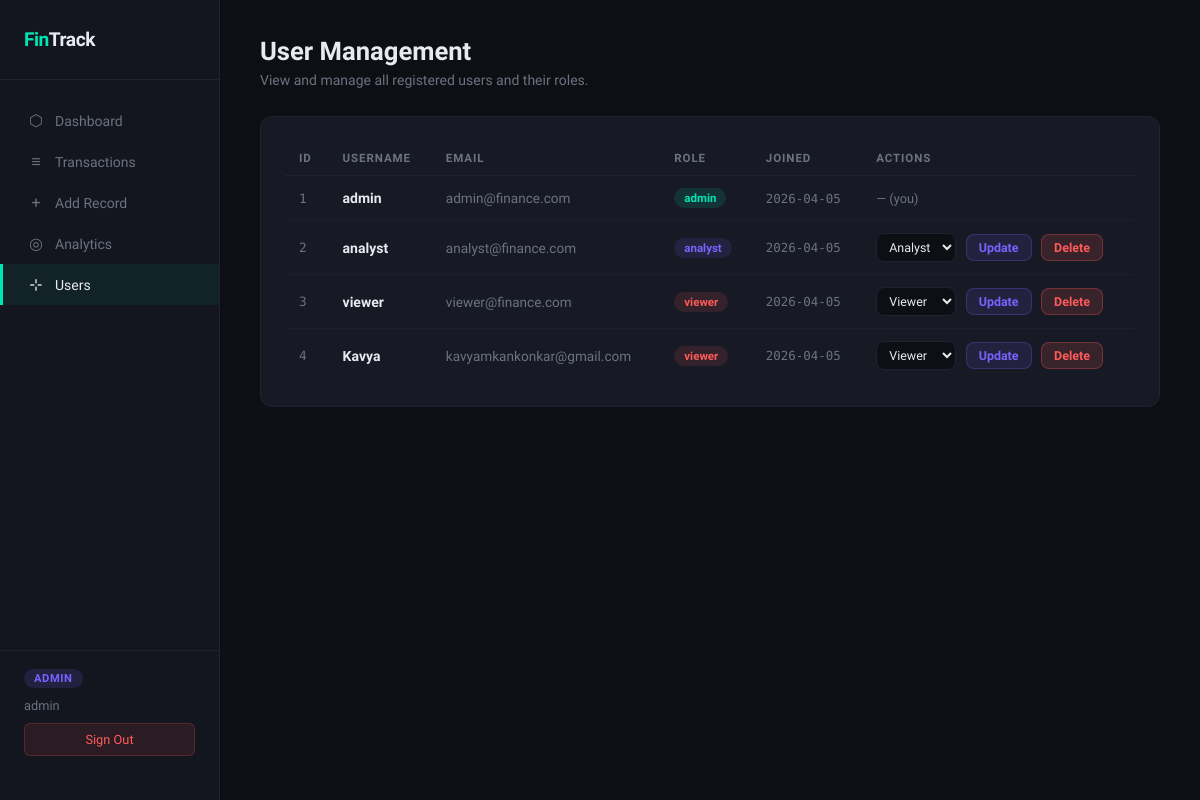
Page /admin/users (signed in) on the committed database.
### app/models/models.py (models this page shows, shortened)
class User(db.Model, UserMixin):
    __tablename__ = "users"
    id = db.Column(db.Integer, primary_key=True)
    username = db.Column(db.String(80), unique=True, nullable=False)
    email = db.Column(db.String(120), unique=True, nullable=False)
    password = db.Column(db.String(200), nullable=False)
    role = db.Column(db.String(20), nullable=False, default="viewer")  # viewer, analyst, admin
    created_at = db.Column(db.DateTime, default=datetime.utcnow)
    transactions = db.relationship("Transaction", backref="owner", lazy=True)

### app/routes/admin.py (the view)
@admin_bp.route("/admin/users")
@login_required
@admin_required
def manage_users():
    users = User.query.all()
    return render_template("admin_users.html", users=users)

### app/models/models.py (called while the page is built)
@login_manager.user_loader
def load_user(user_id):
    return User.query.get(int(user_id))

### app/routes/admin.py (called while the page is built)
def admin_required(f):
    from functools import wraps
    @wraps(f)
    def decorated(*args, **kwargs):
        if not current_user.is_authenticated or current_user.role != "admin":
            flash("Admin access required.", "error")
            return redirect(url_for("transactions.dashboard"))
        return f(*args, **kwargs)
    return decorated

### app/templates/admin_users.html (shortened to what this page needs)
{% extends "base.html" %}
{% block content %}
<div class="page-title">User Management</div>
<div class="page-sub">View and manage all registered users and their roles.</div>
<div class="card">
  <table>
    <thead>
      <tr>
        <th>ID</th>
        <th>Username</th>
        <th>Email</th>
        <th>Role</th>
        <th>Joined</th>
        <th>Actions</th>
      </tr>
    </thead>
    <tbody>
      {% for user in users %}
      <tr>
        <td style="font-family:'DM Mono',monospace;color:var(--muted);font-size:0.8rem">{{ user.id }}</td>
        <td style="font-weight:600">{{ user.username }}</td>
        <td style="color:var(--muted);font-size:0.85rem">{{ user.email }}</td>
        <td>
          <span class="badge {{ 'income' if user.role == 'admin' else ('expense' if user.role == 'viewer' else '') }}"
            style="{{ 'background:rgba(123,97,255,0.12);color:#7b61ff' if user.role == 'analyst' }}">
            {{ user.role }}
          </span>
        </td>
        <td style="font-family:'DM Mono',monospace;font-size:0.78rem;color:var(--muted)">{{ user.created_at.strftime('%Y-%m-%d') }}</td>
        <td>
          {% if user.id != current_user.id %}
          <form method="POST" action="{{ url_for('admin.change_role', user_id=user.id) }}" style="display:inline;gap:8px">
            <select name="role" style="padding:5px 8px;font-size:0.78rem;width:auto">
              <option value="viewer" {{ 'selected' if user.role == 'viewer' }}>Viewer</option>
              <option value="analyst" {{ 'selected' if user.role == 'analyst' }}>Analyst</option>
            </select>
            <button type="submit" class="btn btn-sm btn-edit" style="margin-left:6px">Update</button>
          </form>
          <form method="POST" action="{{ url_for('admin.delete_user', user_id=user.id) }}" style="display:inline;margin-left:6px" onsubmit="return confirm('Delete user {{ user.username }}?')">
            <button type="submit" class="btn btn-sm btn-danger">Delete</button>
          </form>
          {% else %}
          <span style="color:var(--muted);font-size:0.8rem">— (you)</span>
          {% endif %}
        </td>
      </tr>
      {% endfor %}
    </tbody>
  </table>
</div>
{% endblock %}

### app/templates/base.html (shortened to what this page needs)
<!DOCTYPE html>
<html lang="en">
<head>
</head>
<body>
{% if current_user.is_authenticated %}
<nav class="sidebar">
  <div class="logo">Fin<span>Track</span></div>
  <div class="nav">
    <a href="{{ url_for('transactions.dashboard') }}" class="{{ 'active' if request.endpoint == 'transactions.dashboard' }}">
      <span class="icon">⬡</span> Dashboard
    </a>
    <a href="{{ url_for('transactions.list_transactions') }}" class="{{ 'active' if request.endpoint == 'transactions.list_transactions' }}">
      <span class="icon">≡</span> Transactions
    </a>
    {% if current_user.role in ['analyst', 'admin'] %}
    <a href="{{ url_for('transactions.add_transaction') }}" class="{{ 'active' if request.endpoint == 'transactions.add_transaction' }}">
      <span class="icon">+</span> Add Record
    </a>
    <a href="{{ url_for('summary.summary') }}" class="{{ 'active' if request.endpoint == 'summary.summary' }}">
      <span class="icon">◎</span> Analytics
    </a>
    {% endif %}
    {% if current_user.role == 'admin' %}
    <a href="{{ url_for('admin.manage_users') }}" class="{{ 'active' if request.endpoint == 'admin.manage_users' }}">
      <span class="icon">⊹</span> Users
    </a>
    {% endif %}
  </div>
  <div class="sidebar-footer">
    <div class="role-badge">{{ current_user.role }}</div>
    <div class="sidebar-user">{{ current_user.username }}</div>
    <a href="{{ url_for('auth.logout') }}" class="btn-logout">Sign Out</a>
  </div>
</nav>
<div class="main">
  {% block content %}{% endblock %}
</div>
{% else %}
{% block auth %}{% endblock %}
{% endif %}
</body>
</html>

### app/templates/base.html (style rules this page uses)
:root { --bg: #0d0f14; --surface: #13161e; --border: #1f2330; --accent: #00e5b4; --accent2: #7b61ff; --red: #ff5a5a; --green: #00e5b4; --text: #e8eaf0; --muted: #6b7280; --card: #171a24; }
* { box-sizing: border-box; margin: 0; padding: 0; }
body { background: var(--bg); color: var(--text); font-family: 'Sora', sans-serif; min-height: 100vh; display: flex; }
.sidebar { width: 220px; min-height: 100vh; background: var(--surface); border-right: 1px solid var(--border); padding: 28px 0; display: flex; flex-direction: column; position: fixed; top: 0; left: 0; bottom: 0; }
.sidebar .logo { font-size: 1.2rem; font-weight: 700; color: var(--accent); padding: 0 24px 28px; letter-spacing: -0.5px; border-bottom: 1px solid var(--border); }
.sidebar .logo span { color: var(--text); }
.nav { margin-top: 20px; flex: 1; }
.nav a { display: flex; align-items: center; gap: 10px; padding: 11px 24px; color: var(--muted); text-decoration: none; font-size: 0.875rem; transition: all 0.15s; border-left: 3px solid transparent; }
.nav a:hover, .nav a.active { color: var(--text); background: rgba(0,229,180,0.06); border-left-color: var(--accent); }
.nav .icon { font-size: 1rem; width: 18px; text-align: center; }
.sidebar-footer { padding: 16px 24px; border-top: 1px solid var(--border); }
.role-badge { display: inline-block; padding: 3px 10px; border-radius: 20px; font-size: 0.7rem; font-weight: 600; letter-spacing: 0.05em; text-transform: uppercase; background: rgba(123,97,255,0.15); color: var(--accent2); margin-bottom: 10px; }
.sidebar-user { font-size: 0.8rem; color: var(--muted); margin-bottom: 10px; }
.btn-logout { display: block; width: 100%; padding: 8px; background: rgba(255,90,90,0.1); color: var(--red); border: 1px solid rgba(255,90,90,0.2); border-radius: 6px; text-align: center; text-decoration: none; font-size: 0.8rem; cursor: pointer; transition: background 0.15s; }
.main { margin-left: 220px; flex: 1; padding: 36px 40px; }
.page-title { font-size: 1.6rem; font-weight: 700; margin-bottom: 6px; }
.page-sub { color: var(--muted); font-size: 0.875rem; margin-bottom: 28px; }
.card { background: var(--card); border: 1px solid var(--border); border-radius: 12px; padding: 24px; }
table { width: 100%; border-collapse: collapse; }
th { color: var(--muted); font-size: 0.72rem; text-transform: uppercase; letter-spacing: 0.08em; padding: 10px 14px; text-align: left; border-bottom: 1px solid var(--border); }
td { padding: 12px 14px; font-size: 0.875rem; border-bottom: 1px solid rgba(31,35,48,0.7); }
tr:last-child td { border-bottom: none; }
.badge { display: inline-block; padding: 3px 10px; border-radius: 20px; font-size: 0.72rem; font-weight: 600; }
.badge.income { background: rgba(0,229,180,0.12); color: var(--green); }
.badge.expense { background: rgba(255,90,90,0.12); color: var(--red); }
input, select, textarea { width: 100%; padding: 10px 14px; background: var(--bg); border: 1px solid var(--border); border-radius: 8px; color: var(--text); font-family: 'Sora', sans-serif; font-size: 0.875rem; outline: none; transition: border-color 0.15s; }
.btn { padding: 10px 22px; border-radius: 8px; font-size: 0.875rem; font-family: 'Sora', sans-serif; font-weight: 600; cursor: pointer; border: none; transition: opacity 0.15s; }
.btn-danger { background: rgba(255,90,90,0.15); color: var(--red); border: 1px solid rgba(255,90,90,0.3); }
.btn-sm { padding: 5px 12px; font-size: 0.78rem; }
.btn-edit { background: rgba(123,97,255,0.12); color: var(--accent2); border: 1px solid rgba(123,97,255,0.25); }

### rows in the picture
User: role "ADMIN", username "admin", id "1", email "admin@finance.com", role "admin", created_at "2026-04-05", shows "— (you)"
User: id "2", username "analyst", email "analyst@finance.com", role "analyst", created_at "2026-04-05"
User: id "3", username "viewer", email "viewer@finance.com", role "viewer", created_at "2026-04-05"
User: id "4", username "Kavya", email "kavyamkankonkar@gmail.com", role "viewer", created_at "2026-04-05"
